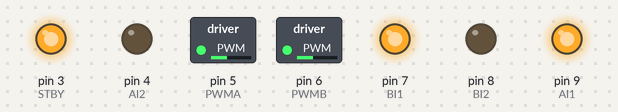
The sketch below on a simulated Arduino Uno, built with avr-gcc and run on an emulated ATmega328P. Parts: switched loads named in the sketch (green lamp = pin HIGH), output pins drawn as LEDs (lit = HIGH). At 6.0 s the program stops and its outputs stay as they are.

Above: at 0.1 s.
At 2.1 s:
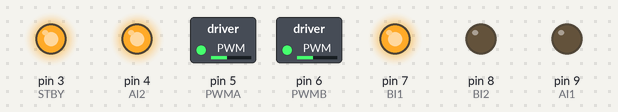
At 5.1 s:
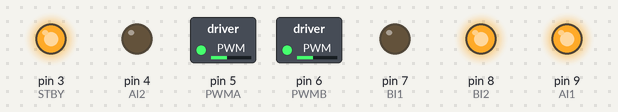
At 6.1 s:
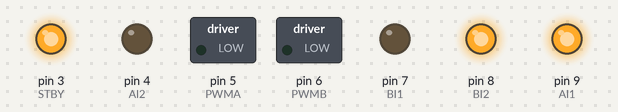
Timing chart, 0 to 7.5 s (numbered marks = the images above):
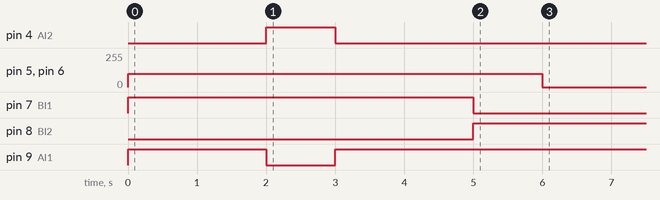

The sketch:

Desafio_Aula_1.ino
```cpp
// Definição dos pinos - Motor A (ESQUERDA)
#define PWMA 5     // Controle PWM do motor A (velocidade)
#define AI1  9     // Controle de direção 1
#define AI2  4     // Controle de direção 2

// Definição dos pinos - Motor B (DIREITA)
#define PWMB 6     // Controle PWM do motor B (velocidade)
#define BI1  7     // Controle de direção 1
#define BI2  8     // Controle de direção 2

#define STBY 3     // Pino Standby (habilita/desabilita a ponte H)

void setup() {
  // Configura todos os pinos como saída
  pinMode(PWMA, OUTPUT);
  pinMode(AI1, OUTPUT);
  pinMode(AI2, OUTPUT);

  pinMode(PWMB, OUTPUT);
  pinMode(BI1, OUTPUT);
  pinMode(BI2, OUTPUT);

  pinMode(STBY, OUTPUT);

  // Habilita a ponte H (tira do modo standby)
  digitalWrite(STBY, HIGH);
}

void loop() {
  // 1. MOVER PARA FRENTE (ambos motores no mesmo sentido)
  // Motor esquerdo (A)
  digitalWrite(AI1, HIGH);  // Define direção para frente
  digitalWrite(AI2, LOW);   // O outro pino deve ficar LOW
  analogWrite(PWMA, 100);   // Velocidade média (~60% da máxima)

  // Motor direito (B)
  digitalWrite(BI1, HIGH);  // Mesma direção do motor A
  digitalWrite(BI2, LOW);
  analogWrite(PWMB, 100);
  delay(2000);              // Move por 2 segundos

  // 2. GIRO 180° ESQUERDA (roda esquerda para trás, direita para frente)
  // Motor esquerdo para trás
  digitalWrite(AI1, LOW);   // Inverte a direção
  digitalWrite(AI2, HIGH);
  analogWrite(PWMA, 100);

  // Motor direito continua para frente
  digitalWrite(BI1, HIGH);
  digitalWrite(BI2, LOW);
  analogWrite(PWMB, 100);
  delay(1000);              // Tempo de giro (ajustar conforme necessário)

  // 3. MOVER PARA FRENTE NOVAMENTE
  // Ambos motores para frente
  digitalWrite(AI1, HIGH);
  digitalWrite(AI2, LOW);
  analogWrite(PWMA, 100);
  digitalWrite(BI1, HIGH);
  digitalWrite(BI2, LOW);
  analogWrite(PWMB, 100);
  delay(2000);

  // 4. GIRO 180° DIREITA (roda direita para trás, esquerda para frente)
  // Motor esquerdo para frente
  digitalWrite(AI1, HIGH);
  digitalWrite(AI2, LOW);
  analogWrite(PWMA, 100);

  // Motor direito para trás
  digitalWrite(BI1, LOW);   // Inverte a direção
  digitalWrite(BI2, HIGH);
  analogWrite(PWMB, 100);
  delay(1000);

  // 5. PARADA COMPLETA
  analogWrite(PWMA, 0);     // Desliga PWM (velocidade zero)
  analogWrite(PWMB, 0);

  while (1); // Loop infinito para parar a execução
  // Remova esta linha se quiser que a sequência se repita
}
```

Measured:
- by itself, pin 4 (AI2): LOW → HIGH at 2.0 s, → LOW 1.0 s later
- by itself, pin 5 (PWMA), pin 6 (PWMB): 0/255 → 100/255 at 0.00 s, → 0/255 6.0 s later
- by itself, pin 7 (BI1): LOW → HIGH at 0.00 s, → LOW 5.0 s later
- by itself, pin 8 (BI2): LOW → HIGH at 5.0 s
- by itself, pin 9 (AI1): LOW → HIGH at 0.00 s, → LOW 2.0 s later, → HIGH 1.0 s later
